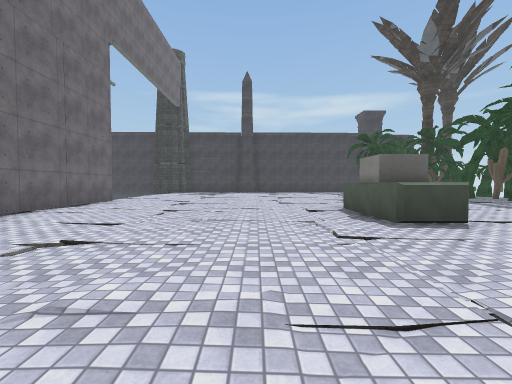
[1] (above)

19 first-person views from a walk through a Unity game level. The camera is 1.4 m above the floor, tilts 2° down and sees 90° across. The floor is counted in squares, 2 m on a side. Each view is taken from the middle of a square. On the plan, view 1 faces up. The plan holds only what a view shows up to about 9 squares ahead; the rest is blank. The place goes on beyond the plan. The player is left out. Surface patterns are stand-ins for the level's own textures.

[2]
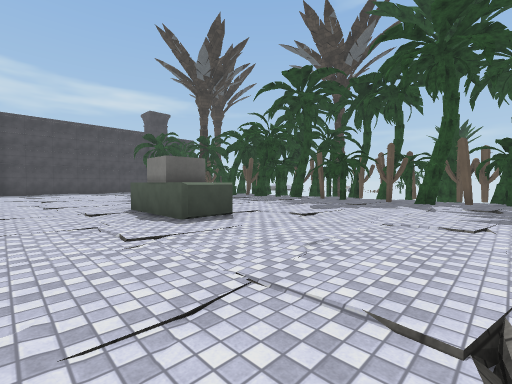

[3]
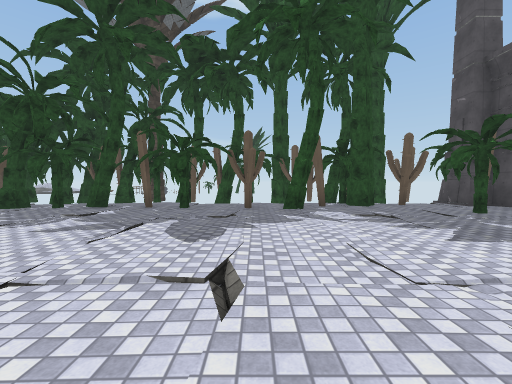

[4]
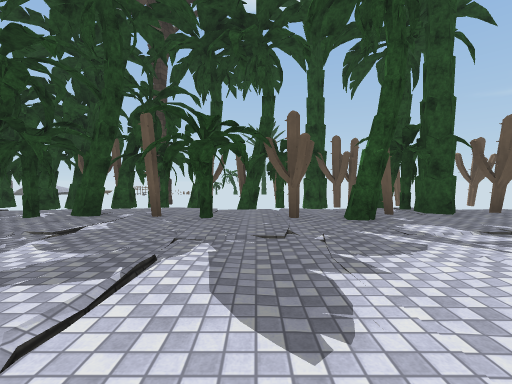

[5]
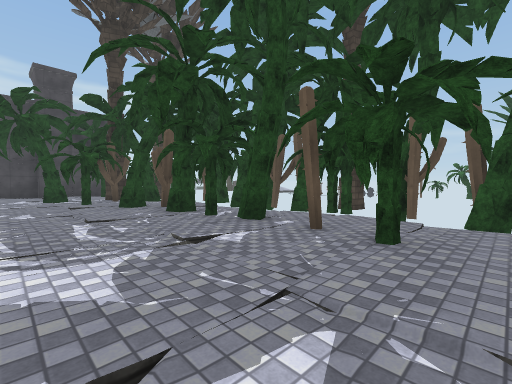

[6]
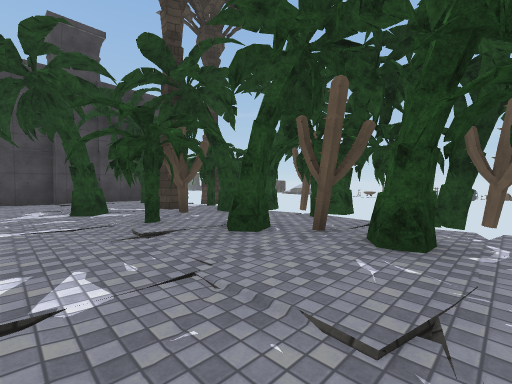

[7]
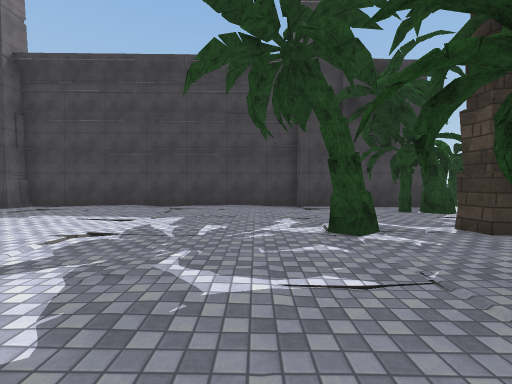

[8]
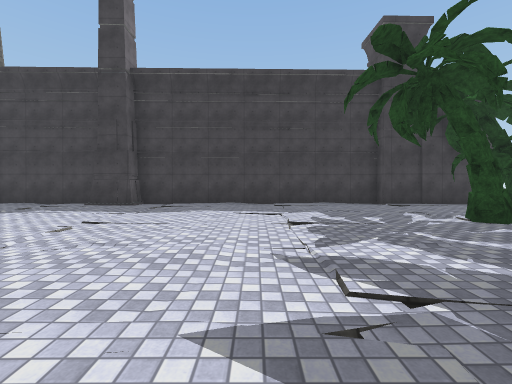

[9]
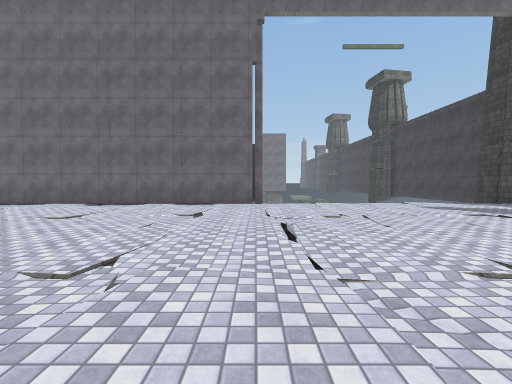

[10]
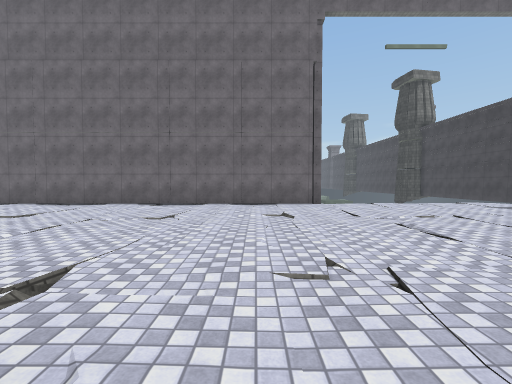

[11]
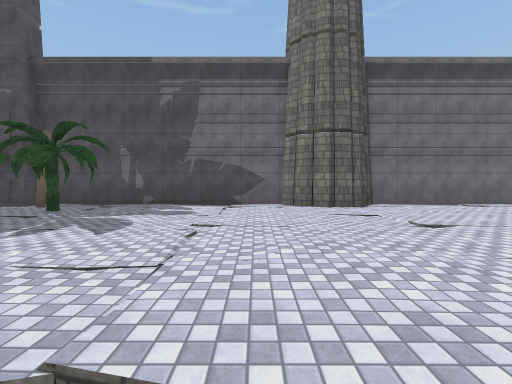

[12]
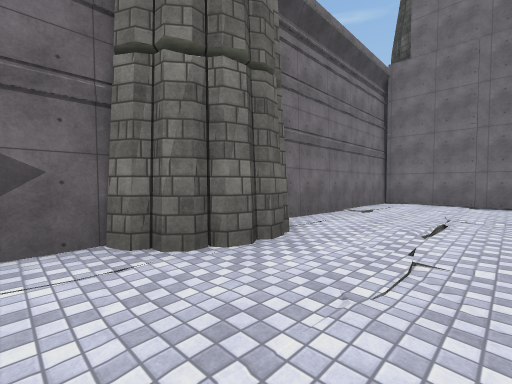

[13]
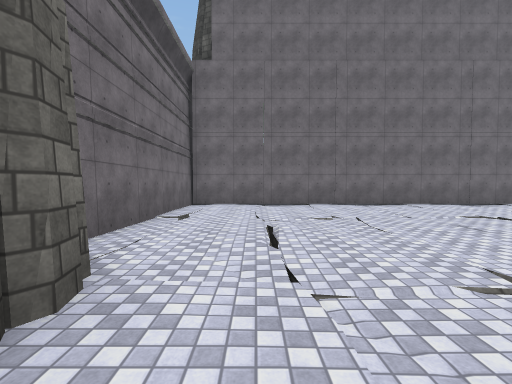

[14]
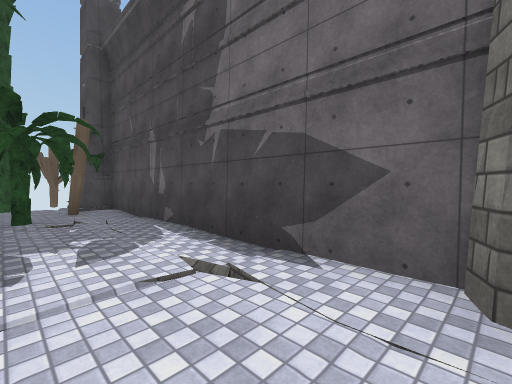

[15]
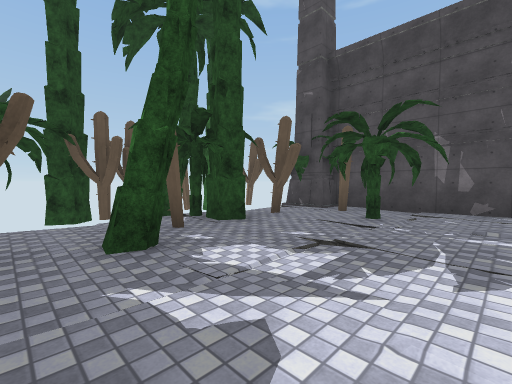

[16]
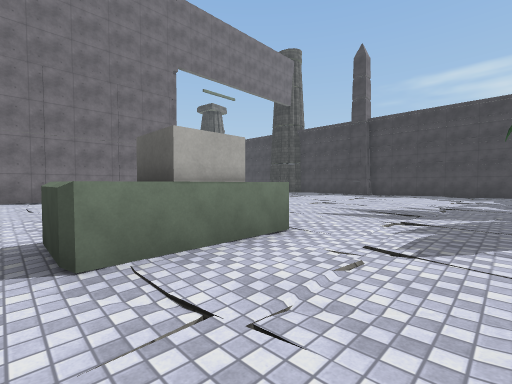

[17]
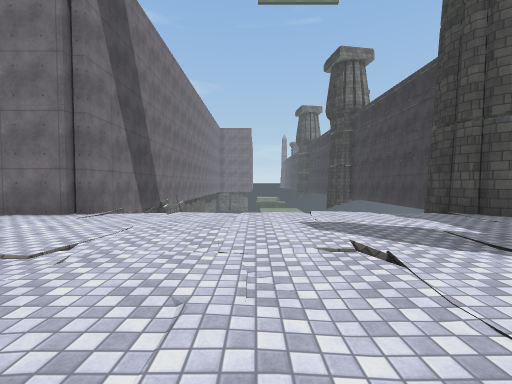

[18]
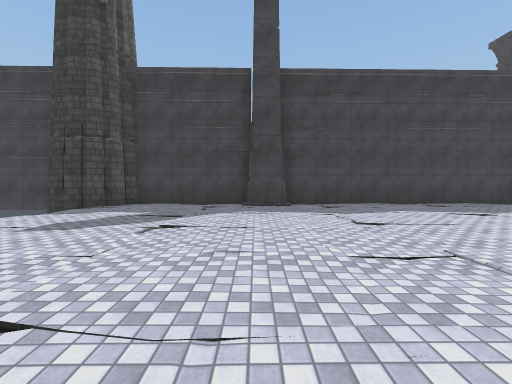

[19]
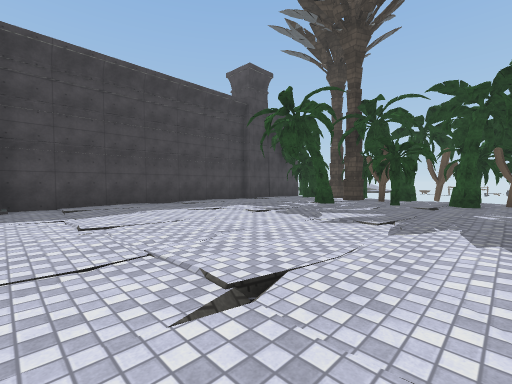

### Floor plan
Key: @ floor where view 1 was taken; # wall or solid block; x gap in a wall; . floor; / step, stairs or slope; v drop or lower ground; O other object.
Columns run from 9 left of view 1 to 15 right of it. Each row starts with its distance up from view 1.
 20 v#####################O
 19  v##....///........#
 18    ....../.........#OO
 17    //...///..........
 16    ..............O..xOO
 15    ..................
 14    ...............OOOOO
 13    /..................O
 12    /...............O.OO
 11    /...............O.vO
 10 ####........./.....O#OOO
  9    #.........//....O#vO
  8    #................OOO #
  7    #........O.........O v
  6    #........O......O..O
  5    #........O......O//O
  4    #../..............vO
  3    #..//...........O..OO
  2    #...............O.. O
  1    #................O OO
  0    #.....@..........OOO
 -1    #................O  O
 -2    #..............O..v O
 -3    #..............#O.v O
 -4    #......###.#.....#O
 -5    ######## ## ######

Positions as (right, up) in squares from view 1, and headings:
1: (0, 0), facing up
2: (0, 0), facing up-right
3: (3, 3), facing right
4: (5, 4), facing right
5: (7, 4), facing up-right
6: (7, 9), facing up-right
7: (7, 12), facing up
8: (4, 11), facing up
9: (3, 10), facing left
10: (3, 8), facing left
11: (4, 4), facing down
12: (4, -1), facing down-left
13: (3, -2), facing left
14: (3, -2), facing down-right
15: (7, 3), facing down-right
16: (6, 4), facing up-left
17: (0, 14), facing left
18: (-1, 11), facing up
19: (0, 11), facing up-right
